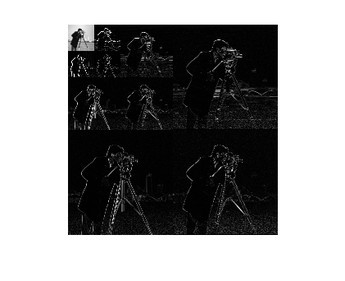
%> input picture TestSet/cameraman.tif, 345 x 281 px, shrunk from 421 x 342 before the run
$ octave testing.m   (GNU Octave 9; MATLAB toolbox functions it lacks are replaced by stand-ins)
%> lines starting %> are read from the running program, lines starting %| are printed output that depends on the picture
### ReadParams.m

% [9 lines of commented-out code are left out]

function [In,n,h,m,nop,err,file_I2H,file_I2H_B,file_H2O,file_H2O_B]=ReadParams
    %file=input('Parameters file:');
    %im=input('Input image file:');

    In=imread('cameraman.tif');
    %n=input('Input block size :');
    %h=input('compressed block size :');
    n=64;
    m=n;
    h=16;
    [p,q]=size(In);
    nop=p*q/n;
    err=1.0e-40;              % Error tolerance

    file_I2H='I2H.wgt';        % Input2Hidden weight
    file_H2O='H2O.wgt';        % Hidden2Output weight
    file_I2H_B='I2H_B.wgt';    % Input2Hidden bias weight vector
    file_H2O_B='H2O_B.wgt';

### SOFM.m
function [mrg Dmrg]=SOFM(image)
% veisi@ce.sharif.edu, March 2004

            % *************************************************
            % ****          Compress/Decompress             ***
            % *************************************************
% clc;
% clear all;
% close all;
%function Codec

    [Image,I,H]=ReadParams ;          % Read Parameters

%    I=64;                      % Number of nerons in Input and output layer
%    H=16;                      % Number of nerons in hidden layer
    Sqrt_H=fix(sqrt(H));        % Input and Output Block size:  Sqrt_H* Sqrt_H
    Sqrt_I=fix(sqrt(I));        % Compressed Block size:  Sqrt_I* Sqrt_I

    Time = clock;        % Start execution clock

% [5 lines of commented-out code are left out]
    Image=image;
    [M,N]=size(Image);

    No=M*N/I;                           % Number of input blocks

    [v,w,v_b,w_b]=ReadWeights(I,H);     % Return weights of network 64_16_64

    mrg=zeros(M/2,N/2);                 % Compressed image
    Dmrg=zeros(M,N);                    % Decompressed image

    disp('Start compressing/Decompressing ...');
    for u=1:No
        [x]=NextPattern(Image,I,u);     % Read next block of image(x vector) that the block size=64
%         x=double(x)/256;                % Normalize to [0,1]

        h_in=(x'*v)'+v_b;               % Input of hidden layer
        h=f1(h_in);                     % Output of hidden layer
        % h is the compressed data

        k=1;
        for i=1:  Sqrt_H
            for j=1: Sqrt_H
                tmp(i,j)=h(k);
                k=k+1;
            end
        end

        mrg=AddPattern(mrg,tmp,M/2,N/2,u);

        y_in=w_b+(h'*w)';                  % Input of output layer
        y=f1(y_in);                     % Output of output layer
        % y is decompressed data
        k=1;
        for i=1: Sqrt_I
            for j=1: Sqrt_I
                tmp(i,j)=y(k);
                k=k+1;
            end
        end
        Dmrg=AddPattern(Dmrg,tmp,M,N,u);
        clear tmp;
    end

    disp('Codec completed.');
     Dmrg=Dmrg*256;
     mrg=mrg*256;

    % *************************************************
    % ****             Outputs                      ***
    % *************************************************
   % Compute the PSNR
    Psnr=PSNR(Image,Dmrg);
    snr=SNR(Image,Dmrg);
    nmse=NMSE(Image,Dmrg);


    % Computing Bit rate
%    BitRate(BlockSize,NoOfBlocks,NoOfHiddenNeroun,NoOfBitsOut,NoOfBitsWeight)
    NoOfBitsOut=8;
    NoOfBitsWeight=8;
    Bitrate=BitRate(I,No,H,NoOfBitsOut,NoOfBitsWeight);

    str=['------------------------------------------'];
    disp(str);
    str=['    + PSNR= ',num2str(Psnr),' dB'];
    disp(str);
    str=['    + SNR= ',num2str(snr),' dB'];
    disp(str);
    str=['    + NMSE= ',num2str(nmse)];
    disp(str);
    str=['    + Bit rate(all)= ',num2str(Bitrate),' bpp'];
    disp(str);
    str=['    + Bit rate(CR)= ',num2str(H/I),' bpp'];
    disp(str);
    disp(' ')

%    subplot(3,1,1);
    figure, imshow(Image), title('Original image');
 %   subplot(3,1,2);
    figure, imshow(uint8(fix(mrg))), title('Compressed image');
 %   subplot(3,1,3);
    figure, imshow(uint8(fix(Dmrg))), title('1/4 Decompressed image');

%     Dmrg=uint8(fix(Dmrg));

    Ttime= etime(clock,Time);           % All time in Sec.
    Thour=fix(Ttime/3600);
    Tmp=round(rem(Ttime,3600));
    Tmin=fix(Tmp/60);
    Tsec=round(rem(Tmp,60));
            % elapsed time
    str=['    + Time: ',int2str(Thour),':',int2str(Tmin),''':',int2str(Tsec),''''''];
    disp(str);
    str=['------------------------------------------'];
    disp(str);


### ReadWeights.m
% [v,w,v_b,w_b]=ReadWeights(I,H):
%    Read weights of trained network with I nerons in Input and output layer
%                                      H nerons in hidden layer
%    Return input2hidden layer weight matrix(v) and bias vector of hidden layer(v_b)
%        hidden2output layer weight matrix(w) and bias vector of output layer(w_b)

% veisi@ce.sharif.edu, Dec. 2003

function [v,w,v_b,w_b]=ReadWeights(I,H)

    file_I2H='I2H.wgt';        % Input2Hidden weight
    file_H2O='H2O.wgt';        % Hidden2Output weight
    file_I2H_B='I2H_B.wgt';    % Input2Hidden bias weight vector
    file_H2O_B='H2O_B.wgt';


    v=ReadFromFile(file_I2H,I,H);
    w=ReadFromFile(file_H2O,H,I);

    fid = fopen(file_I2H_B,'r+');
    v_b=fscanf(fid,'%f');
    fclose(fid);

    fid = fopen(file_H2O_B,'r+');
    w_b=fscanf(fid,'%f');
    fclose(fid);

### ReadFromFile.m
% [Out]=ReadFromFile(FileName,Rows,Cols):
%   Read Rows*Cols data from FileName and return in Out,

% veisi@ce.sharif.edu, Dec. 2003

function [Out]=ReadFromFile(FileName,Rows,Cols)
    fid = fopen(FileName,'r+');
    Out=fscanf(fid,'%f');
    fclose(fid);

    tmp=zeros(Rows,Cols);
    k=1;
    for i=1:Rows
        for j=1:Cols
            tmp(i,j)=Out(k);
            k=k+1;
        end
    end
    Out=tmp;


### testing.m
clc;
clear all;
close all;

image=imread('cameraman.tif');
%> image is the input picture: size 281x345x3 uint8; min 0, max 255, mean 145.3
[ca1 ch1 cv1 cd1]=dwt2(image,'haar');
[ca2 ch2 cv2 cd2]=dwt2(ca1,'haar');
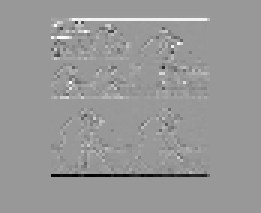
%> ch2: size 71x87x3 double (shown 3 times larger); min -266.3, max 178.5, mean -0.5; drawn with min black and max white
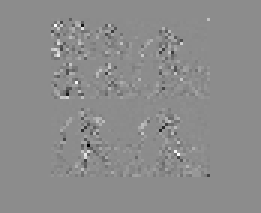
%> cd2: size 71x87x3 double (shown 3 times larger); min -176.2, max 143.5, mean -0.1; drawn with min black and max white
[ca3 ch3 cv3 cd3]=dwt2(ca2,'haar');
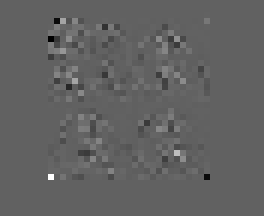
%> cd3: size 36x44x3 double (shown 6 times larger); min -211, max 340.3, mean 1.2; drawn with min black and max white

inv_1=idwt2(ca1,ch1,cv1,cd1,'haar');
inv_2=idwt2(ca2,ch2,cv2,cd2,'haar');
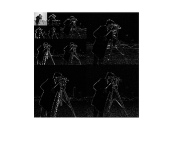
%> inv_2: size 142x174x3 double; min -4.44e-16, max 510, mean 294.8; drawn with min black and max white
inv_3=idwt2(ca3,ch3,cv3,cd3,'haar');
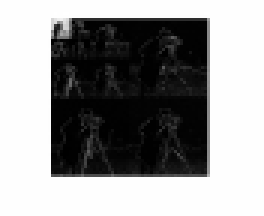
%> inv_3: size 72x88x3 double (shown 3 times larger); min 1.5, max 1020, mean 600.4; drawn with min black and max white

figure, imshow(uint8(inv_1));
figure, imshow(uint8(inv_2));
figure, imshow(uint8(inv_3));
%> after `imshow(uint8(inv_3))`:
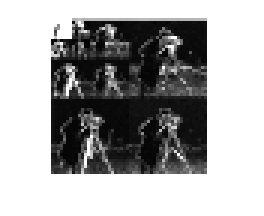
%> displayed picture: size 72x88x3, on the screen's scale of 0 to 255 (shown 3 times larger); min 2, max 255, mean 168.9

figure, imshow(ca1);
%> after `imshow(ca1)`:
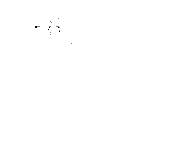
%> displayed picture: size 141x173x3, on the screen's scale of 0 to 255; min 0, max 255, mean 254.8
figure, imshow(ca2);
figure, imshow(ca3);

[cre3_a rec3_a]=SOFM(ca3);
%> in SOFM, `[Image,I,H]=ReadParams ;`: I = 64; H = 16
%> in SOFM, `Sqrt_H=fix(sqrt(H));`: Sqrt_H = 4
%> in SOFM, `Sqrt_I=fix(sqrt(I));`: Sqrt_I = 8
%> in SOFM, `No=M*N/I;`: No = 74.25
%> the run ends on the next line

$ run again, with TestSet/test1.bmp saved as TestSet/cameraman.tif
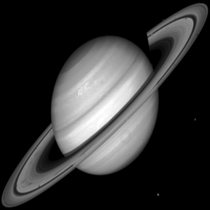
%> input picture TestSet/test1.bmp, 210 x 210 px, shrunk from 256 x 256 before the run
%> image is the input picture: size 210x210 uint8; min 0, max 255, mean 50.5
%> `[ca1 ch1 cv1 cd1]=dwt2(image,'haar');`:
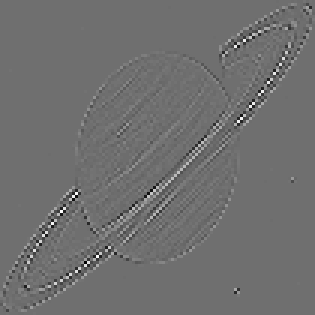
%> cd1: size 105x105 double (shown 3 times larger); min -27, max 34.5, mean 0; drawn with min black and max white
%> `imshow(ca3)`:
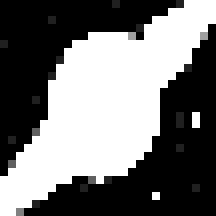
%> displayed picture: size 27x27, on the screen's scale of 0 to 255 (shown 8 times larger); min 0, max 255, mean 116.1
%> I = 64; H = 16
%> Sqrt_H = 4
%> Sqrt_I = 8
%> No = 11.39
